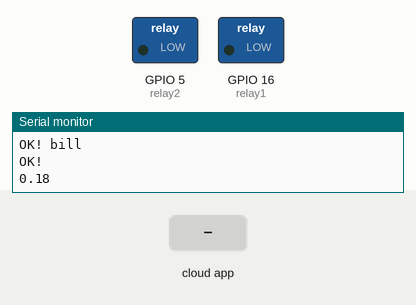
This sketch was run on a simulated ESP8266 (NodeMCU). Parts: switched loads named in the sketch (green lamp = pin HIGH), the last lines printed to the serial monitor. The inputs (shaded band) are chosen by the test bench. WiFi joins after 1.5 s; servers stay silent unless stated; no MQTT or app messages arrive unless stated.

Above: at 2.7 s.
2.8 s: the phone or cloud app sets demand to Postpaid
At 4.0 s:
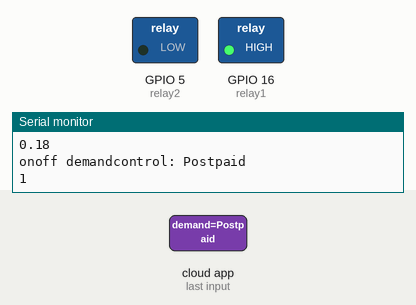
4.3 s: the phone or cloud app sets master to Postpaid
At 5.5 s:
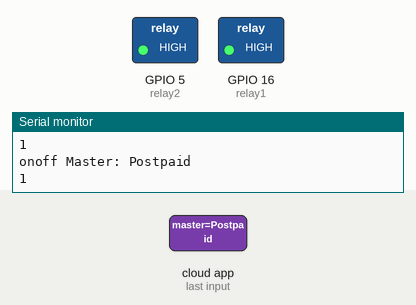
5.8 s: the phone or cloud app sets demand to ON
At 6.4 s:
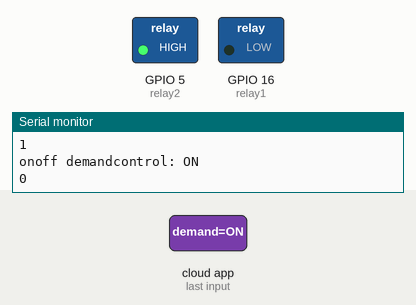
10.3 s: the phone or cloud app sets master to ON
At 11.4 s:
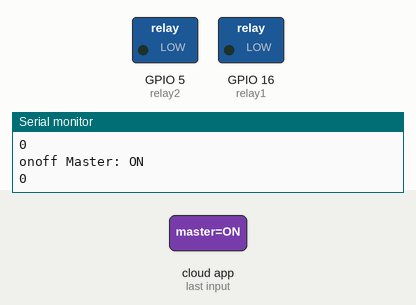
Timing chart, 0 to 12.8 s (numbered marks = the images above; inputs shaded):
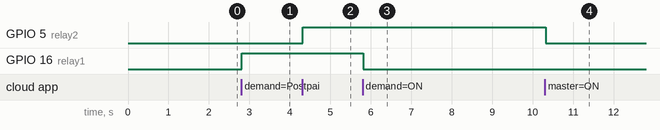

The sketch:

node_code.ino
```cpp
#include <ESP8266WiFi.h>
#include <EEPROM.h>
#include "Adafruit_MQTT.h"
#include "Adafruit_MQTT_Client.h"
#define WLAN_SSID       ""//your ssid
#define WLAN_PASS       ""//your wifi password
#define AIO_SERVER      "io.adafruit.com"
#define AIO_SERVERPORT  1883
#define AIO_USERNAME    ""//username
#define AIO_KEY         ""//aio key

WiFiClient client;
  //pin declaration
  const int relay1 = 16;
  const int relay2 = 5;
  const int relay3 = 4;

  //variable declaration
  int billtopay ;
  unsigned int energyTariff = 5;

  //String declaration to receive data
  char watt[5];

  //eeprom address
  //int a = 100;
  int a;
  int val;
  double temp = 0.0f;
  int demandpub;
  int masterpub;
  unsigned long m = millis();
  int j = 0;

//adafruit link
Adafruit_MQTT_Client mqtt(&client, AIO_SERVER, AIO_SERVERPORT, AIO_USERNAME, AIO_KEY);
Adafruit_MQTT_Publish Power = Adafruit_MQTT_Publish(&mqtt, AIO_USERNAME "/feeds/unit"); //unit consumption sending
Adafruit_MQTT_Publish realtimebill = Adafruit_MQTT_Publish(&mqtt, AIO_USERNAME "/feeds/bill");//real time
Adafruit_MQTT_Publish billamountpre = Adafruit_MQTT_Publish(&mqtt, AIO_USERNAME "/feeds/prepaid"); //prepaid
Adafruit_MQTT_Publish billamountpost = Adafruit_MQTT_Publish(&mqtt, AIO_USERNAME "/feeds/postpaid");//postpaid
Adafruit_MQTT_Subscribe demandcontrol = Adafruit_MQTT_Subscribe(&mqtt, AIO_USERNAME "/f/demand"); //demand
Adafruit_MQTT_Subscribe mastercontrol = Adafruit_MQTT_Subscribe(&mqtt, AIO_USERNAME "/f/master"); //master
Adafruit_MQTT_Subscribe modecontrol = Adafruit_MQTT_Subscribe(&mqtt, AIO_USERNAME "/f/mode"); //mode
Adafruit_MQTT_Subscribe postcontrol = Adafruit_MQTT_Subscribe(&mqtt, AIO_USERNAME "/f/date"); //mode postpaid


void MQTT_connect();

void setup() {
  Serial.begin(115200);
  delay(10);
  Serial.println(F("Adafruit MQTT demo"));

  // Connect to WiFi access point.
  Serial.println();
  Serial.println();
  Serial.print("Connecting to ");
  Serial.println(WLAN_SSID);

  WiFi.begin(WLAN_SSID, WLAN_PASS);
  while (WiFi.status() != WL_CONNECTED)
  {
    delay(500);
    Serial.print(".");
  }
  Serial.println();

  Serial.println("WiFi connected");
  Serial.println("IP address: "); Serial.println(WiFi.localIP());

  mqtt.subscribe(&demandcontrol);
  mqtt.subscribe(&mastercontrol);
  mqtt.subscribe(&modecontrol);
  mqtt.subscribe(&postcontrol);

  pinMode(relay1, OUTPUT);
  pinMode(relay2, OUTPUT);


 //digitalWrite(relay1, LOW);
 //digitalWrite(relay2, LOW);

 // EEPROM.write(a, 0);
 m = 0;
}

void loop()
{

  MQTT_connect();
    int i=0;
    float watt1;
    if(Serial.available() > 0 )
    {
      delay(100); //allows all serial sent to be received together
      while(Serial.available() && i<5)
      {
        watt[i++] = Serial.read();
      }
    }
      watt[i++]='\0';
      watt1 = atof(watt);
      //Serial.println(m);
      if(((m/1000) % 50) == 0)
      {
        if(masterpub == 0)
        {
          j = 0;
          temp = temp + 0.0f;
        }
        if(demandpub == 0)
        {
          j++;
          if(j == 1)
          {
            temp = temp + 0.13f;
          }
          temp = temp + 0.05f;
        }
        if( (masterpub == 1)&&(demandpub == 1))
        {
          j = 0;
          temp = temp + 0.15f;
        }
        //publish status
        if (! Power.publish(temp))
        {
          Serial.println(F("Failed"));
        }
        else
        {
          Serial.println(F("OK! unit"));
        }
        billtopay = temp*energyTariff;
        // real time bill sending
        if (! realtimebill.publish(billtopay))
        {
          Serial.println(F("Failed"));
        }
        else
        {
          Serial.println(F("OK! bill"));
        }
        //mode switching
        //prepaid bill
        if( a == 0)
        {
          if (! billamountpre.publish(billtopay))
          {
            Serial.println(F("Failed"));
          }
          else
          {
            Serial.println(F("OK!"));
          }
        }
        //Postpaid bill
        if( a == 1 )
        {
          if( val == 1)
          {
            if (! billamountpost.publish(billtopay))
            {
              Serial.println(F("Failed"));
            }
            else
            {
              Serial.println(F("OK!"));
            }
          }
        }
      }
      Serial.println(temp);


  //mode switching
  // ada read data
  Adafruit_MQTT_Subscribe * subscription;
  while ((subscription = mqtt.readSubscription(5000)))
  {
    //demand control
    if (subscription == &demandcontrol)
    {
      Serial.print("onoff demandcontrol: ");
      Serial.println((char*) demandcontrol.lastread);

      if (!strcmp((char*) demandcontrol.lastread, "ON"))
      {
        digitalWrite(relay1, LOW);
        demandpub = 0;
        Serial.println(demandpub);
      }
      else
      {
        digitalWrite(relay1, HIGH);
        demandpub = 1;
        Serial.println(demandpub);
      }
    }

    //Master control
    if (subscription == &mastercontrol)
    {
      Serial.print("onoff Master: ");
      Serial.println((char*) mastercontrol.lastread);

      if (!strcmp((char*) mastercontrol.lastread, "ON"))
      {
        digitalWrite(relay2, LOW);
        masterpub = 0;
        Serial.println(masterpub);
      }
      else
      {
        digitalWrite(relay2, HIGH);
        masterpub = 1;
        Serial.println(masterpub);
      }
    }

    //mode control
    if (subscription == &modecontrol)
    {
      Serial.print("onoff modecontrol: ");
      Serial.println((char*) modecontrol.lastread);

      if (!strcmp((char*) modecontrol.lastread, "Postpaid"))
      {
        // EEPROM.update(a, 0); //prepaid
         a = 0;
         Serial.println(a);
      }
      else
      {
          //EEPROM.update(a, 1); //postpaid
          a = 1;
          Serial.println(a);
      }
    }


    // postpaid control
    if (subscription == &postcontrol)
    {
      Serial.print("onoff postcontrol: ");
      Serial.println((char*) postcontrol.lastread);

      if (!strcmp((char*) postcontrol.lastread, "1"))
      {
        val = 0;
        Serial.println(val);
      }
      else
      {
        val = 1;
        Serial.println(val);
      }
    }
  }
delay(5000);

}

// Function to connect and reconnect as necessary to the MQTT server.
// Should be called in the loop function and it will take care if connecting.
void MQTT_connect()
{
  int8_t ret;

  // Stop if already connected.
  if (mqtt.connected()) {
    return;
  }

  Serial.print("Connecting to MQTT... ");

  uint8_t retries = 3;
  while ((ret = mqtt.connect()) != 0) { // connect will return 0 for connected
       Serial.println(mqtt.connectErrorString(ret));
       Serial.println("Retrying MQTT connection in 5 seconds...");
       mqtt.disconnect();
       delay(5000);  // wait 5 seconds
       retries--;
       if (retries == 0) {
         // basically die and wait for WDT to reset me
         while (1);
       }
  }
  Serial.println("MQTT Connected!");
}
```

Measured:
- after the input at 2.8 s, GPIO 16 (relay1): LOW → HIGH at once
- after the input at 4.3 s, GPIO 5 (relay2): LOW → HIGH at once
- after the input at 5.8 s, GPIO 16 (relay1): HIGH → LOW at once
- after the input at 10.3 s, GPIO 5 (relay2): HIGH → LOW at once
